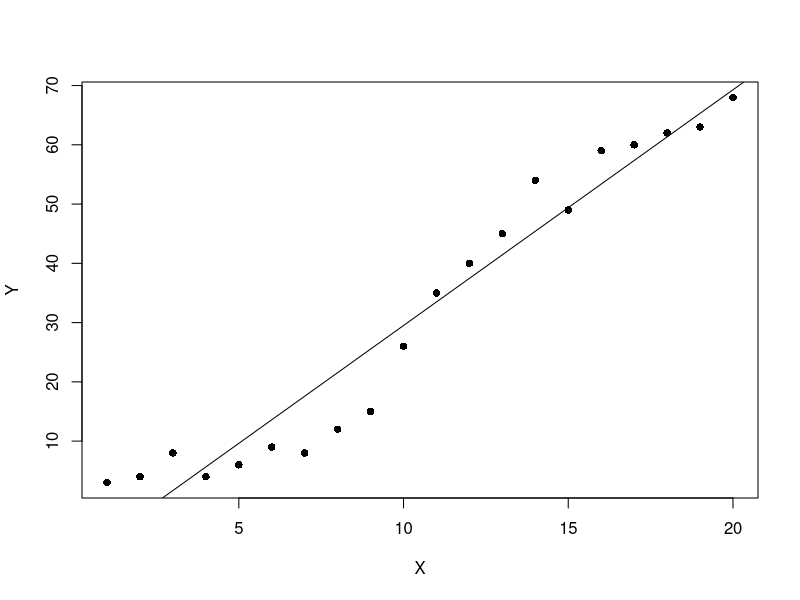
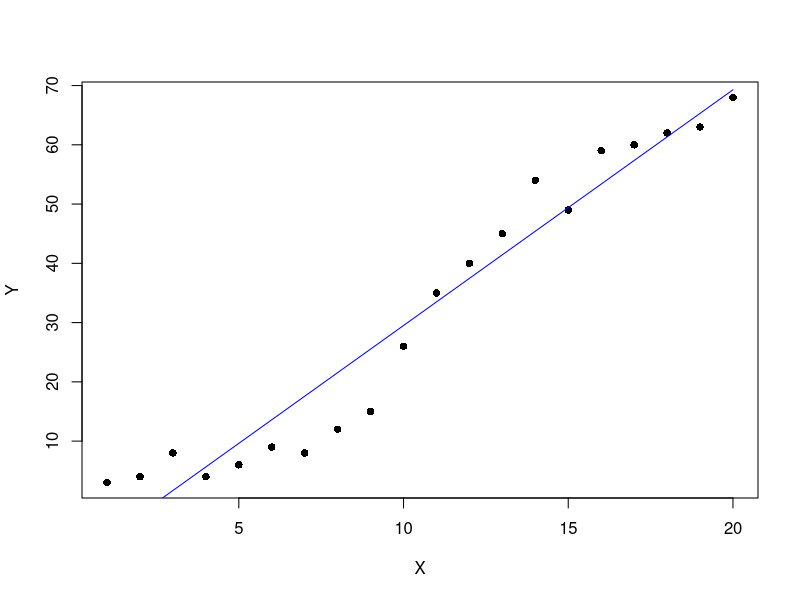
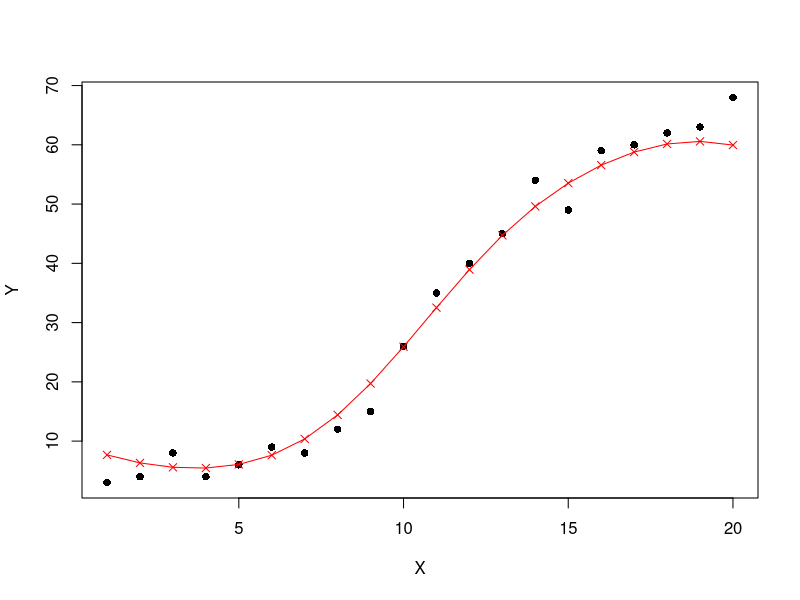
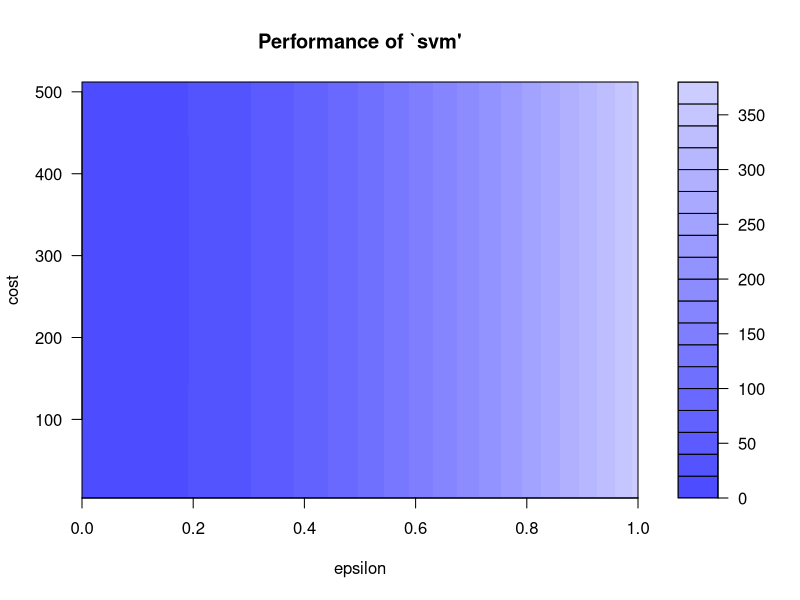
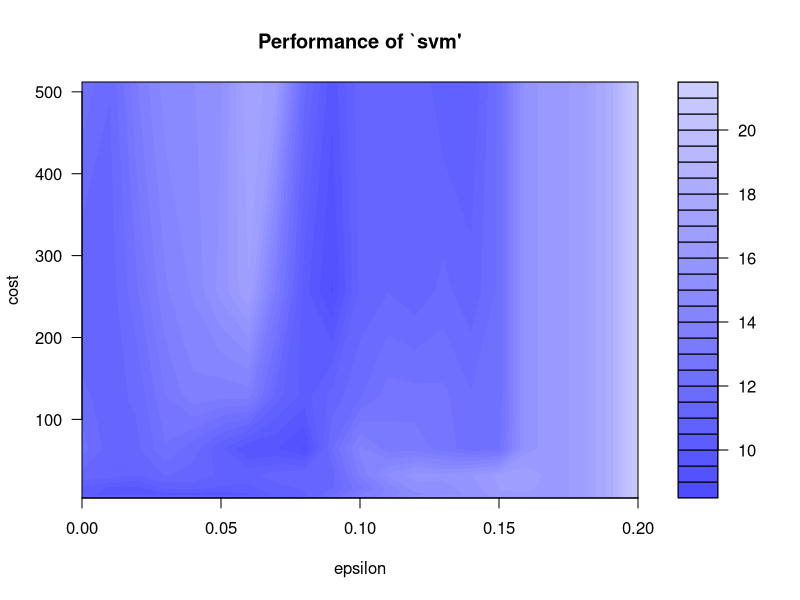
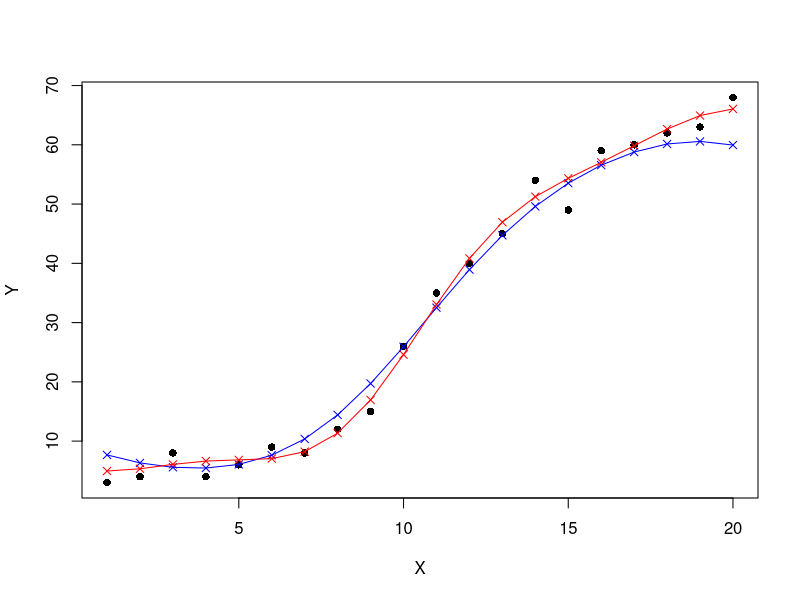
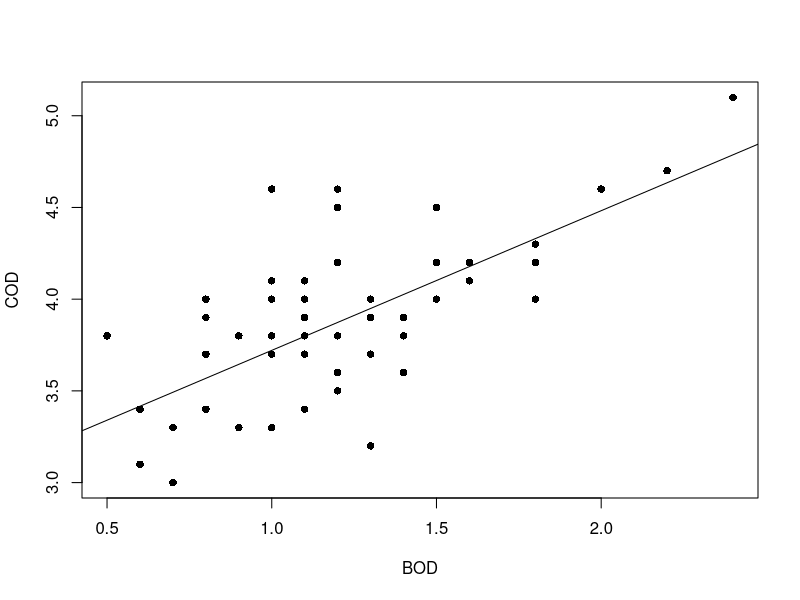
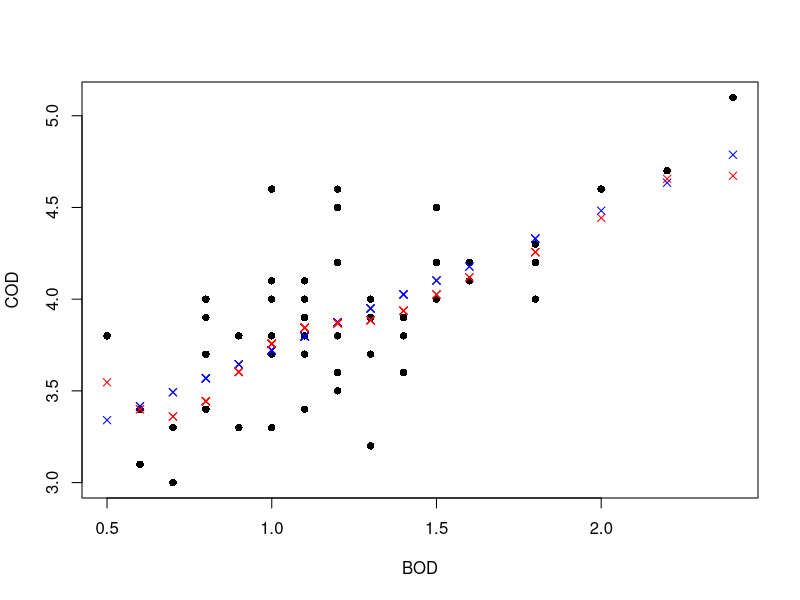

Here is the R script that generated these plots, in order:
# https://www.svm-tutorial.com/2014/10/support-vector-regression-r/

# use a simple regression data
data <- read.csv("regression.csv")
# Plot the data
plot(data, pch=16)

# 1) Linear regression model
model.lm <- lm(Y ~ X, data)

# Add the fitted line
abline(model.lm)

# make a prediction for each X
plot(data, pch=16)
model.lm <- lm(Y ~ X, data)
predictedY <- predict(model.lm, data)

# display the predictions
points(data$X, predictedY, col = "blue", pch=4, type = "l")

# RMSE
rmse <- function(error)
{
  sqrt(mean(error^2))
}

error <- model.lm$residuals  # same as data$Y - predictedY
predictionRMSE <- rmse(error)   
predictionRMSE # 5.703778

# 2) Support Vector Regression
library(e1071)
model.svm <- svm(Y ~ X, data)

predictedY.svm <- predict(model.svm, data)

plot(data, pch=16)
points(data$X, predictedY.svm, col = "red", pch=4)
points(data$X, predictedY.svm, col = "red", 
       pch=4, type = "l")

error <- model.svm$residuals
predictionRMSE <- rmse(error) 
predictionRMSE  #3.157061

# 3) Tuning support vector regression model
# perform a grid search
set.seed(123)
tuneResult <- tune(svm, Y ~ X,  data = data,
                   ranges = list(epsilon = seq(0,1,0.1), 
                                 cost = 2^(2:9)))
print(tuneResult)
# Draw the tuning graph
plot(tuneResult)

tuneResult <- tune(svm, Y ~ X,  data = data,
                      ranges = list(epsilon = seq(0,0.2,0.01), 
                                    cost = 2^(2:9))
)

print(tuneResult)
plot(tuneResult)

tunedModel <- tuneResult$best.model
tunedModelY <- predict(tunedModel, data)
error <- data$Y - tunedModelY
tunedModelRMSE <- rmse(error)
tunedModelRMSE  #2.1314
plot(data, pch=16)
points(data$X, predictedY.svm, col = "blue", pch=4)
points(data$X, tunedModelY, col = "red", pch=4)
points(data$X, predictedY.svm, col = "blue", pch=4, type = "l")
points(data$X, tunedModelY, col = "red", pch=4, type = "l")


# use data paldang BOD, COD
pd <- read.csv("Paldang.csv")
data <- pd[, c(3,4)]

# Plot the data
plot(data, pch=16)

# 1) Linear regression model
model.lm <- lm(COD ~ BOD, data)

# Add the fitted line
abline(model.lm)

# make a prediction for each X
plot(data, pch=16)
model.lm <- lm(COD ~ BOD, data)
predictedY <- predict(model.lm, data)

# display the predictions
points(data$BOD, predictedY, col = "blue", pch=4)

# RMSE
rmse <- function(error)
{
  sqrt(mean(error^2))
}

error <- model.lm$residuals  # same as data$Y - predictedY
predictionRMSE <- rmse(error)   # 0.3188758

# 2) Support Vector Regression
library(e1071)
model.svm <- svm(COD ~ BOD , data)

predictedY.svm <- predict(model.svm, data)

points(data$BOD, predictedY.svm, col = "red", pch=4)

error <- model.svm$residuals  # same as data$Y - predictedY
predictionRMSE <- rmse(error) 
predictionRMSE  #0.3078978

# 3) Tuning support vector regression model
# perform a grid search
set.seed(123)
tuneResult <- tune(svm, COD ~ BOD,  data = data,
                      ranges = list(epsilon = seq(0,1,0.1), cost = 2^(1:9))
)
print(tuneResult)
# Draw the tuning graph
plot(tuneResult)

tunedModel <- tuneResult$best.model
tunedModelY <- predict(tunedModel, data)

error <- data$COD - tunedModelY

# this value can be different on your computer
# because the tune method  randomly shuffles the data
tunedModelRMSE <- rmse(error)  # 
tunedModelRMSE
plot(data, pch=16)
points(data$BOD, tunedModelY, col = "red", pch=4)

